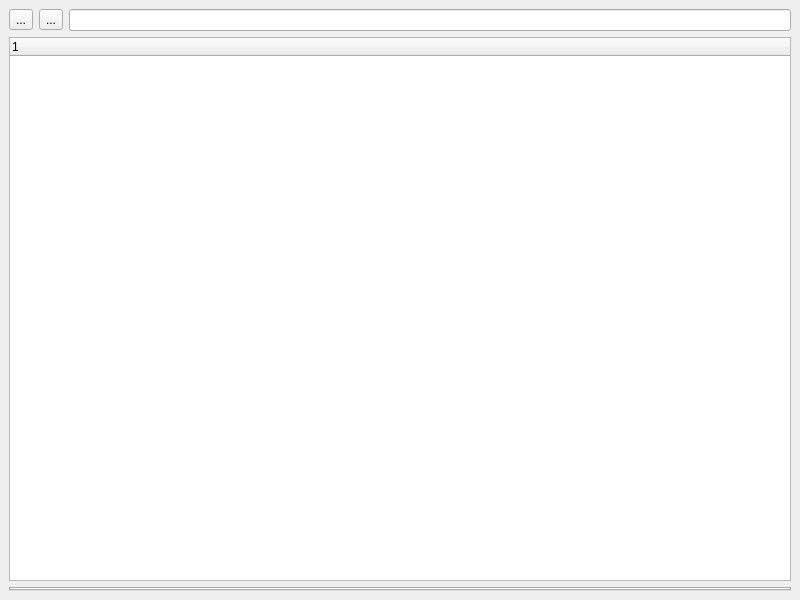
<?xml version="1.0" encoding="UTF-8"?>
<ui version="4.0">
 <class>MainWindow</class>
 <widget class="QMainWindow" name="MainWindow">
  <property name="windowModality">
   <enum>Qt::NonModal</enum>
  </property>
  <property name="geometry">
   <rect>
    <x>0</x>
    <y>0</y>
    <width>800</width>
    <height>600</height>
   </rect>
  </property>
  <property name="sizePolicy">
   <sizepolicy hsizetype="Preferred" vsizetype="Preferred">
    <horstretch>0</horstretch>
    <verstretch>0</verstretch>
   </sizepolicy>
  </property>
  <property name="windowTitle">
   <string>Activity Monitor</string>
  </property>
  <widget class="QWidget" name="centralWidget">
   <layout class="QVBoxLayout" name="verticalLayout">
    <property name="margin">
     <number>9</number>
    </property>
    <item>
     <layout class="QHBoxLayout" name="horizontalLayout">
      <item>
       <widget class="QToolButton" name="toolButton">
        <property name="text">
         <string>...</string>
        </property>
       </widget>
      </item>
      <item>
       <widget class="QToolButton" name="toolButton_2">
        <property name="text">
         <string>...</string>
        </property>
       </widget>
      </item>
      <item>
       <widget class="QLineEdit" name="editFilter"/>
      </item>
     </layout>
    </item>
    <item>
     <widget class="QTreeWidget" name="processTree">
      <property name="sizePolicy">
       <sizepolicy hsizetype="Expanding" vsizetype="Expanding">
        <horstretch>0</horstretch>
        <verstretch>0</verstretch>
       </sizepolicy>
      </property>
      <property name="showDropIndicator" stdset="0">
       <bool>false</bool>
      </property>
      <property name="alternatingRowColors">
       <bool>false</bool>
      </property>
      <property name="selectionMode">
       <enum>QAbstractItemView::ExtendedSelection</enum>
      </property>
      <property name="rootIsDecorated">
       <bool>false</bool>
      </property>
      <property name="sortingEnabled">
       <bool>false</bool>
      </property>
      <column>
       <property name="text">
        <string notr="true">1</string>
       </property>
      </column>
     </widget>
    </item>
    <item>
     <widget class="QTabWidget" name="tabWidget">
      <property name="sizePolicy">
       <sizepolicy hsizetype="Expanding" vsizetype="Preferred">
        <horstretch>0</horstretch>
        <verstretch>0</verstretch>
       </sizepolicy>
      </property>
      <property name="minimumSize">
       <size>
        <width>0</width>
        <height>0</height>
       </size>
      </property>
      <property name="tabShape">
       <enum>QTabWidget::Rounded</enum>
      </property>
      <property name="currentIndex">
       <number>-1</number>
      </property>
     </widget>
    </item>
   </layout>
  </widget>
 </widget>
 <layoutdefault spacing="6" margin="11"/>
 <tabstops>
  <tabstop>editFilter</tabstop>
  <tabstop>toolButton</tabstop>
  <tabstop>toolButton_2</tabstop>
  <tabstop>processTree</tabstop>
  <tabstop>tabWidget</tabstop>
 </tabstops>
 <resources/>
 <connections/>
</ui>
